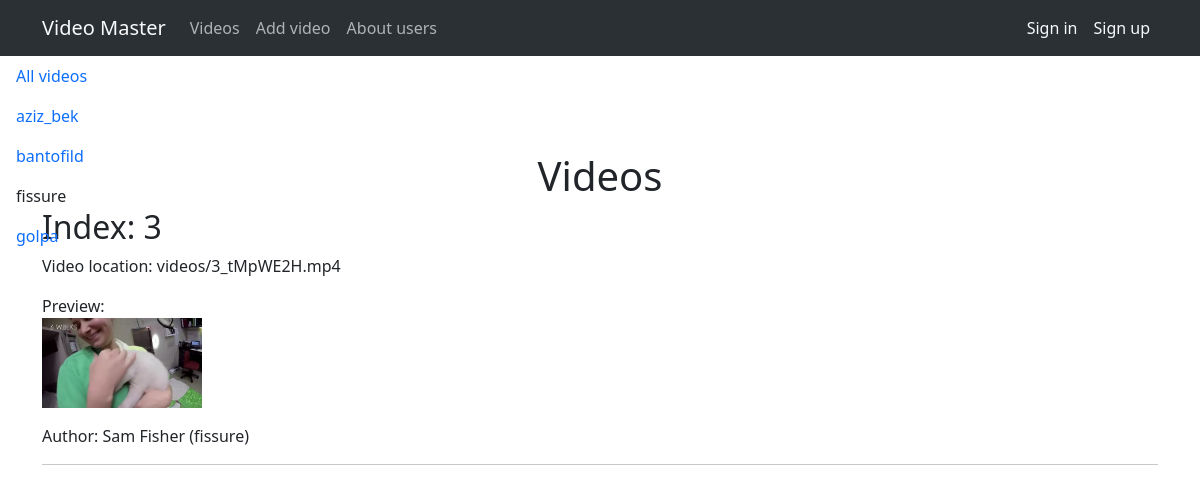
The page /videos/4 on the database its author committed.
### mainapp/models.py (models this page shows, shortened)
class User(models.Model):
    login = models.CharField(max_length=255, verbose_name='Логин')
    slug = models.SlugField(max_length=255, unique=True, db_index=True, verbose_name='URL')
    first_name = models.CharField(max_length=255, verbose_name='Имя')
    last_name = models.CharField(max_length=255, verbose_name='Фамилия')
    password = models.CharField(max_length=255)
    icon = models.ImageField(upload_to='icons/', verbose_name='Аватар')
    class Meta:
        verbose_name = 'Пользователь/автор'
        verbose_name_plural = 'Пользователи/авторы'
        ordering = ['login', 'last_name', 'first_name']

class Video(models.Model):
    index = models.CharField(max_length=255, verbose_name='Индекс')
    slug = models.SlugField(max_length=255, unique=True, db_index=True, verbose_name='URL')
    name = models.CharField(max_length=255, verbose_name='Название')
    video = models.FileField(upload_to='videos/', null=True, validators=[FileExtensionValidator(allowed_extensions=['mov','avi','mp4','webm','mkv'])], verbose_name='Видео')
    preview = models.ImageField(upload_to='previews/', verbose_name='Превьюшка')
    user_id = models.ForeignKey(User, on_delete=models.DO_NOTHING, verbose_name='Автор')
    class Meta:
        verbose_name = 'Видео'
        verbose_name_plural = 'Видео'

### mainapp/views.py (the view)
# urls.py: path('videos/<int:user_id>', userVideos, name='user-videos'),
def userVideos(request, user_id):
    context = {
        'user_selected': user_id
    }
    return render(request, 'mainapp/videos.html', context=context)

### mainapp/templatetags/mainapp_tags.py (called while the page is built)
@register.simple_tag()
def get_users(filter=None):
    if not filter:
        return User.objects.all()
    else:
        return User.objects.filter(pk=filter)

@register.inclusion_tag('mainapp/tags/list_users_videos.html')
def show_users_videos(sort=None, user_selected=0):
    if not sort:
        users = User.objects.all()
    else:
        users = User.objects.order_by(sort)
    return {"users": users, 'user_selected': user_selected}

@register.inclusion_tag('mainapp/tags/list_videos.html')
def show_videos(user_selected=0):
    if user_selected == 0:
        videos = Video.objects.all()
    else:
        videos = Video.objects.filter(user_id=user_selected)
    return {"videos": videos}

### mainapp/templates/mainapp/videos.html
{% extends 'mainapp/base.html' %}
{% load mainapp_tags %}
{% block content %}
    <h1 class="text-center mt-5 pt-5">Videos</h1>
    <ul class="nav flex-column" style="position: absolute; top: 56px; left: 0px;">
        {% if user_selected == 0 %}
            <li class="nav-item nav-link text-dark">
                All videos
            </li>
        {% else %}
            <li class="nav-item">
                <a class="nav-link active" aria-current="page" href="{% url 'videos' %}">All videos</a>
            </li>
        {% endif %}
        {% show_users_videos 'login' user_selected %}
    </ul>
    {% show_videos user_selected %}
{% endblock %}

### mainapp/templates/mainapp/tags/list_users_videos.html
{% for user in users %}
    {% if user_selected == user.id %}
        <li class="nav-item nav-link text-dark">
            {{ user.login }}
        </li>
    {% else %}
        <li class="nav-item">
            <a class="nav-link active" aria-current="page" href="{% url 'user-videos' user.pk %}">{{ user.login }}</a>
        </li>
    {% endif %}
{% endfor %}

### mainapp/templates/mainapp/tags/list_videos.html
{% for video in videos %}
    <h2>Index: {{ video.index }}</h2>
    <p>Video location: {{ video.video }}</p>
    <div>Preview:</div>
    <p><img src="/media/{{ video.preview }}" alt="" width="160px" height="90px"></p>
    <p>Author: {{ video.user_id.first_name }} {{ video.user_id.last_name }} ({{ video.user_id.login }})</p>
    <hr>
{% endfor %}

### rows shown on the page
User: login "aziz_bek"
User: login "bantofild"
User: login "fissure"
User: login "golpa"
Video: index "3", video "videos/3_tMpWE2H.mp4", preview (picture), user_id.first_name "Sam", user_id.last_name "Fisher", user_id.login "fissure"
